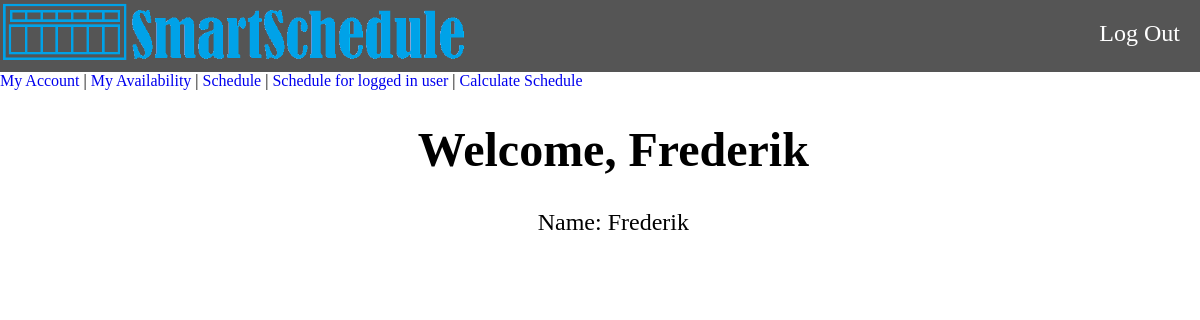
Before: /accounts/myAccount/ with the older database file.
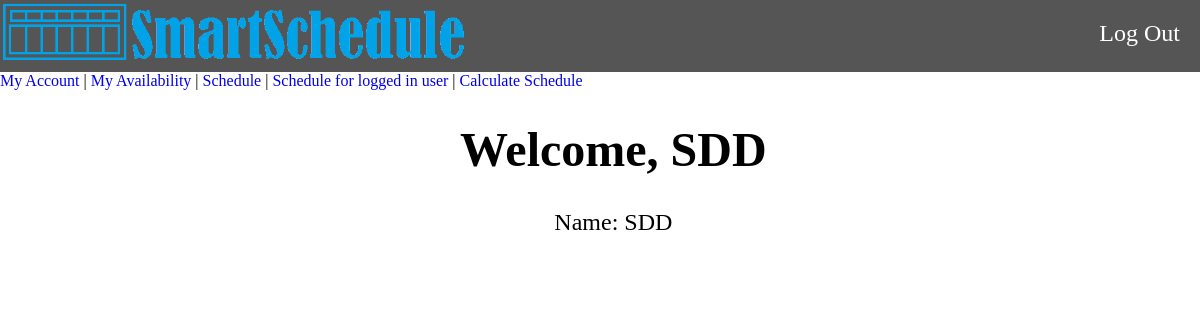
After: the same page with the newer database file.
### accounts/models.py (models this page shows)
class currentUser(models.Model):
    currentUsername = models.CharField(max_length=300, default='')

### accounts/views.py (the view)
# urls.py: path('myAccount/', views.myAccount.as_view(), name = 'myAccount'),
class myAccount(generic.CreateView):
    form_class = UserCreationForm
    success_url = reverse_lazy('myAccount')
    template_name = 'myaccount.html'
    def get_context_data(self, **kwargs):
        test = currentUser.objects.all()
        for x in test:
            firstname = x.currentUsername
        lastname = ''
        role = "ROLE"
        context= {
            'firstname': firstname,
            'lastname' : lastname,
            'role' : role,
        }
        return context

### templates/myaccount.html (shortened to what this page needs)
{% extends "employee-base.html" %}
{% block mainbody %}
<center>
    <h1>Welcome, {{ firstname }}</h1>
    Name: {{ firstname }} {{ lastname }}
</center>
{% endblock %}

### templates/employee-base.html (shortened to what this page needs)
{% extends "base-site.html" %}
{% block headerlinks %}
	<a href='{% url 'logout' %}'>Log Out</a>
{% endblock %}
{% block nav %}
	<nav>
		<a href="{% url 'myAccount' %}">My Account</a> |
		<a href="{% url 'avail' %}">My Availability</a> |
		<a href="{% url 'ourCalendar:ourCalendar2'%}">Schedule</a> |
        <a href="{% url 'ourCalendar:singleUser'%}">Schedule for logged in user</a> |
        <a href="{% url 'algorithm:run'%}">Calculate Schedule</a>
	</nav>
{% endblock %}

### templates/base-site.html (shortened to what this page needs)
<!DOCTYPE html>
{% load static %}
<html>
<head>
	<link rel='stylesheet' href="{% static '/css/style.css' %}">
</head>
<body>
	<header>
		<img src="/static/img/logo2.png" alt="SmartSchedule">
		{% block headerlinks %}{% endblock %}
	</header>
	{% block nav %}{% endblock %}
	<div class='main'>
		{% block mainbody %}{% endblock mainbody %}
	</div>
</body>

### static/css/style.css (style rules this page uses)
body { margin:0pt; width:100%; }
.main { margin:10pt; width:100%; font-family:'Century Gothic'; font-size:18pt; }
header { width:100%; height:72px; background-color:#555555; }
header img { margin-top:auto; margin-bottom:auto; float:left; height:90%; }
a { text-decoration:none; }
header a { float:right; padding:20px; font-family:"Century Gothic"; font-size:18pt; color:#ffffff; margin-top:auto; margin-bottom:auto; }

Changed rows visible on the page:
no longer on this page (row unchanged): currentUser: currentUsername "Frederik"
added currentUser: currentUsername "SDD"
